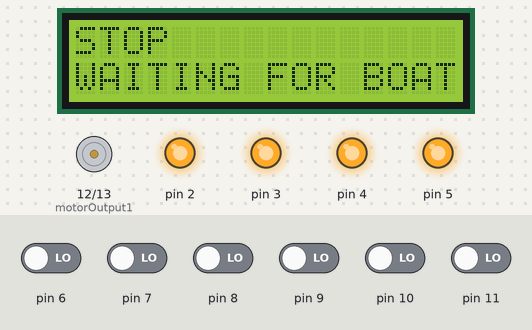
A sketch run on a simulated Arduino Uno, built with avr-gcc and run on an emulated ATmega328P. Shown: 16×2 character LCD, motor-driver pin pairs drawn as motors (green arrow = first pin HIGH = forward, orange = second pin HIGH = backward, longer = more drive), output pins drawn as LEDs (lit = HIGH). Dashed ring = blinking. The test bench sets the inputs (shaded band); at power-on: pin 6–11 LOW. What the sketch prints to the serial monitor is not drawn.

Above: at 29.7 s.
At 42.5 s:
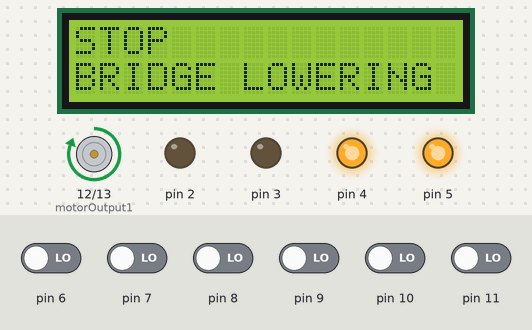
42.6 s: pin 6 driven HIGH
At 43.0 s:
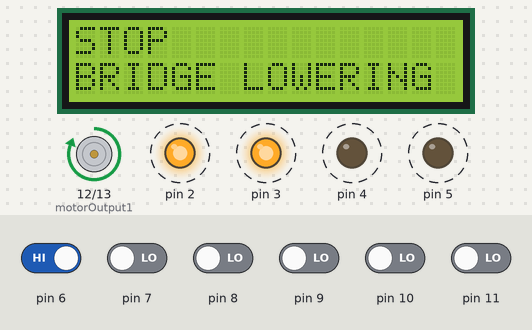
47.2 s: pin 7 driven HIGH
55.4 s: pin 7 driven LOW
At 56.1 s:
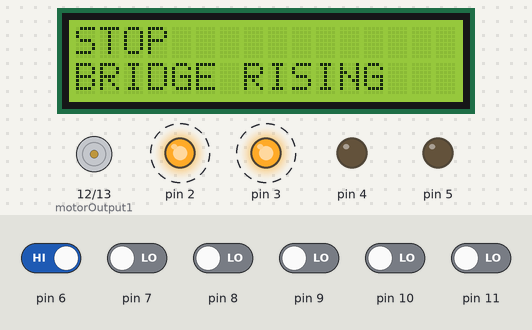
Timing chart, 0 to 63.1 s (numbered marks = the images above; inputs shaded):
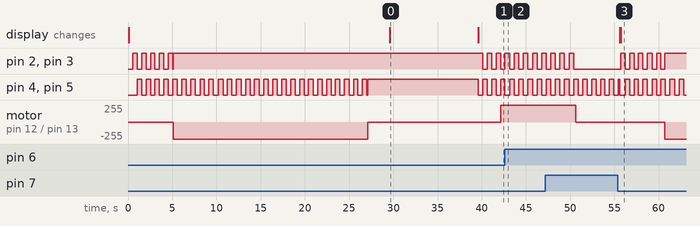

The sketch:

Lift_bridge.ino
```cpp
#include <LiquidCrystal.h>

// ************ Data structure definitions ************ //

enum LEDState {
  OFF,
  ON,
  FLASHING
};

class QTI {
private:
  int pin;
  int lastState;

public:
  QTI(int _pin);
  int readValue(bool storeLast = true);
  int readAndPrint(bool newLine = false);
  int readRisingEdge();
};

QTI::QTI(int _pin) {
  pin = _pin;
}

int QTI::readValue(bool storeLast = true) {
  pinMode(pin, OUTPUT);
  digitalWrite(pin, HIGH);
  delay(1);

  pinMode(pin, INPUT);
  delay(1);

  // digitalRead will return 0 if the QTI senses something and 1 otherwise, not flips this
  int reading = !digitalRead(pin);
  if(storeLast) {
    lastState = reading;
  }
  return reading;
}

int QTI::readAndPrint(bool newLine = false) {
  int reading = readValue();
  Serial.print(reading);
  if (newLine) {
    Serial.println("");
  }
  return reading;
}

int QTI::readRisingEdge() {
  int reading = readValue(false);
  if (reading != lastState && reading) {
    lastState = reading;
    return 1;
  }
  lastState = reading;
  return 0;
}

const unsigned long LEDFlashInterval = 500;

class LEDPair {
private:
  int pin1;
  int pin2;
  LEDState state = OFF;

public:
  unsigned long lastFlash = 0;
  bool powerState = false; // false = off, true = on

  LEDPair(int _pin1, int _pin2);
  void setState(LEDState _state);
  void updatePower();
  void setLastFlash(int _lastFlash);
  void getLastFlash();
  LEDState getState();
};

LEDPair::LEDPair(int _pin1, int _pin2) {
  pin1 = _pin1;
  pin2 = _pin2;
  pinMode(pin1, OUTPUT);
  pinMode(pin2, OUTPUT);
}

void LEDPair::setState(LEDState _state) {
  LEDState oldState = state;
  state = _state;
  if(state == oldState) {
    return;
  }
  updatePower();
}

void LEDPair::updatePower() {
  if (state == OFF) {
    digitalWrite(pin1, LOW);
    digitalWrite(pin2, LOW);
  }
  else if (state == ON) {
    digitalWrite(pin1, HIGH);
    digitalWrite(pin2, HIGH);
  }
  else if (state == FLASHING) {
    unsigned long timeNow = millis();
    if(timeNow - lastFlash < LEDFlashInterval) {
      return;
    }
    if (powerState) {
      digitalWrite(pin1, LOW);
      digitalWrite(pin2, LOW);
    }
    else {
      digitalWrite(pin1, HIGH);
      digitalWrite(pin2, HIGH);
    }
    powerState = !powerState;
    lastFlash = timeNow;
  }
}

LEDState LEDPair::getState() {
  return state;
}

// ************ Pins and components ************ //

// LED pin outputs
LEDPair standbyLED = LEDPair(2, 3); // Yellow LEDs that flash when a boat is waiting
LEDPair stopLED = LEDPair(4, 5); // Red LEDs that turn on while the bridge is lifting

// Motor controller outputs
int motorOutput1 = 12;
int motorOutput2 = 13;

// QTI sensors inputs
QTI boatSensor1 = QTI(6);
QTI boatSensor2 = QTI(7);
QTI leftLaneSensor1 = QTI(8); // Which side is left or right doesn't matter
QTI leftLaneSensor2 = QTI(9);
QTI rightLaneSensor1 = QTI(10);
QTI rightLaneSensor2 = QTI(11);

// LCD
LiquidCrystal lcd(A5, A4, A0, A1, A2, A3);

// ************ Globals ************ //
int leftLaneCars = 0;
int rightLaneCars = 0;
bool boatWaiting = false;
const int upMotorOut = LOW; // The value to set to motorOutput1 when raising the bridge
const int bookendDelay = 2500;
const int liftDelay = 22000;
const int lowerDelay = 8500;
const int holdBridgeDelay = 10000;

// Setup pins, LCD and serial monitor
void setup() {
  Serial.begin(9600); // Set up serial monitor for debug output
  lcd.begin(16, 2);
  lcd.noCursor();

  pinMode(motorOutput1, OUTPUT);
  digitalWrite(motorOutput1, LOW);
  pinMode(motorOutput2, OUTPUT);
  digitalWrite(motorOutput2, LOW);
}

// Delay while keeping blinking LEDs ticking
void delayWithSubroutines(unsigned long delayLength) {
  unsigned long startTime = millis();
  Serial.print("START ");
  Serial.print(startTime);
  while(millis() - startTime < delayLength) {
    LEDUpdate();
    delay(50);
  }
  Serial.print(" END ");
  Serial.println(millis());
}

// Start the motors in a specific direction, up or down
void engageMotors(bool up) {
  // Using the not operator on an integer returns true if 0, false otherwise
  // A true value is then converted to an integer 1, meaning the value is flipped from 0 to 1 (LOW to HIGH) or vice versa
  digitalWrite(motorOutput1, up ? upMotorOut : !upMotorOut);
  // Other output needs the opposite for the motors to run
  digitalWrite(motorOutput2, up ? !upMotorOut : upMotorOut);
}

// Stop the motors
void stopMotors() {
  digitalWrite(motorOutput1, LOW);
  digitalWrite(motorOutput2, LOW);
}

// Move the bridge. If up = true, move it up, otherwise move it down
void moveBridge(bool up) {
  //Make both LEDs flash at the same time, but alternating
  lcd.clear();
  lcd.setCursor(0, 0);
  lcd.print("STOP");
  lcd.setCursor(0, 1);
  if(up) {
    lcd.print("BRIDGE RISING");
  }
  else {
    lcd.print("BRIDGE LOWERING");
  }
  stopLED.lastFlash = standbyLED.lastFlash;
  stopLED.powerState = !standbyLED.powerState;
  standbyLED.setState(FLASHING);
  stopLED.setState(FLASHING);

  // Delay before lifting/lowering
  delayWithSubroutines(bookendDelay * (up ? 2 : 1));
  if(up) {
    standbyLED.setState(ON);
  }
  // Lift/lower
  engageMotors(up);
  delayWithSubroutines(up ? liftDelay : lowerDelay);
  stopMotors();

  //LED control
  if(!up) {
    standbyLED.setState(OFF);
  }
  else {
    stopLED.setState(ON);
  }

  // Delay before reallowing traffic
  delayWithSubroutines(bookendDelay * (up ? 1 : 2));

  if(!up) {
    stopLED.setState(OFF);
  }
}

// Update LED state machines
void LEDUpdate() {
  standbyLED.updatePower();
  stopLED.updatePower();
}

// Main loop
void loop() {

  // Track cars
  rightLaneCars += rightLaneSensor1.readRisingEdge();
  rightLaneCars -= rightLaneSensor2.readRisingEdge();

  leftLaneCars += leftLaneSensor1.readRisingEdge();
  leftLaneCars -= leftLaneSensor2.readRisingEdge();

  // Check for boats
  if(!boatWaiting) {
    boatWaiting = boatSensor1.readValue();
  }
  if(!boatWaiting) {
    boatWaiting = boatSensor2.readValue();
  }

  // Debug output
  Serial.print(rightLaneCars);
  Serial.print(leftLaneCars);
  Serial.print(boatWaiting);

  Serial.print(' ');
  leftLaneSensor1.readAndPrint();
  leftLaneSensor2.readAndPrint();
  boatSensor2.readAndPrint();
  Serial.print(' ');
  rightLaneSensor1.readAndPrint();
  rightLaneSensor2.readAndPrint();
  boatSensor2.readAndPrint();

  Serial.println("");

  // Update LEDs based on whether there's a boat request
  if (boatWaiting) {
    standbyLED.setState(FLASHING);
    lcd.clear();
    lcd.setCursor(0, 0);
    lcd.print("Stop for boat");
    lcd.setCursor(0, 1);
    lcd.print("Cars: " + String(abs(rightLaneCars) + abs(leftLaneCars)));
  }
  else {
    lcd.setCursor(0, 0);
    lcd.print("Safe to cross");
    lcd.setCursor(0, 1);
    lcd.print("");
    standbyLED.setState(OFF);
  }

  // Move bridge if boat and no cars
  if(boatWaiting && rightLaneCars ==0 && leftLaneCars == 0) {
    moveBridge(true);
    lcd.setCursor(0, 1);
    lcd.print("WAITING FOR BOAT");
    delayWithSubroutines(holdBridgeDelay);

    moveBridge(false);
    boatWaiting = false;
    lcd.clear();
  }

  // Update LED state machine
  LEDUpdate();

  delay(50);
}
```

Measured:
- after the input at 55.4 s, pin 2, pin 3: alternates HIGH for 0.51 s and LOW for 0.50 s, starting after 0.31 s; the display: first differs from a run without the input after 0.32 s (image 3)
- what the display in image 0 shows lasts 10.0 s, from 29.6 s to 39.6 s
